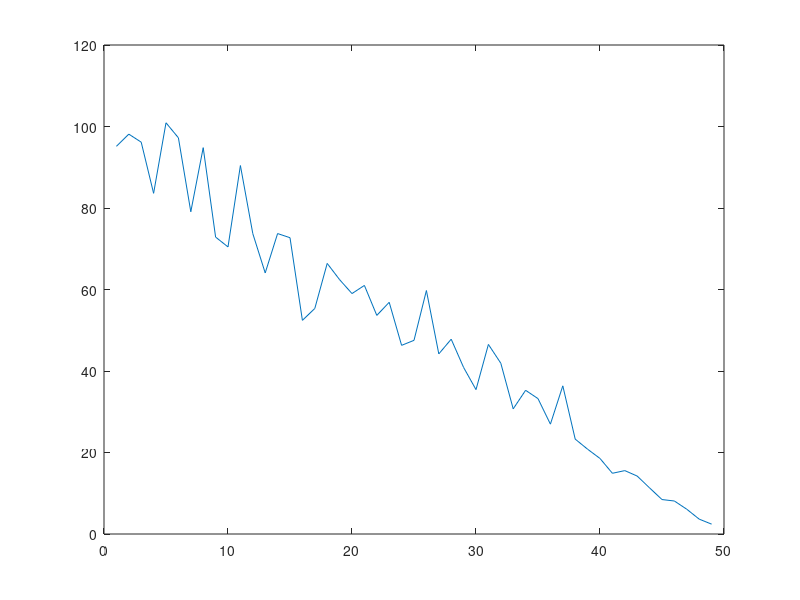
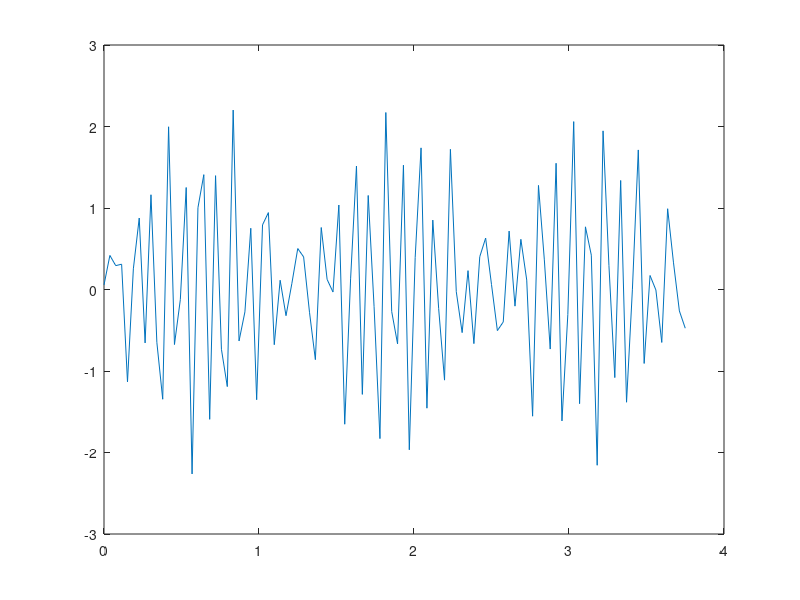
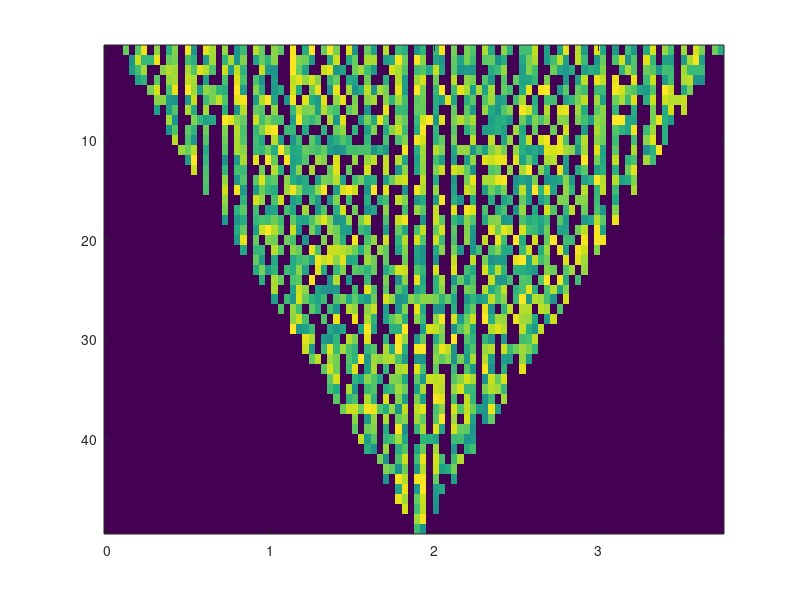
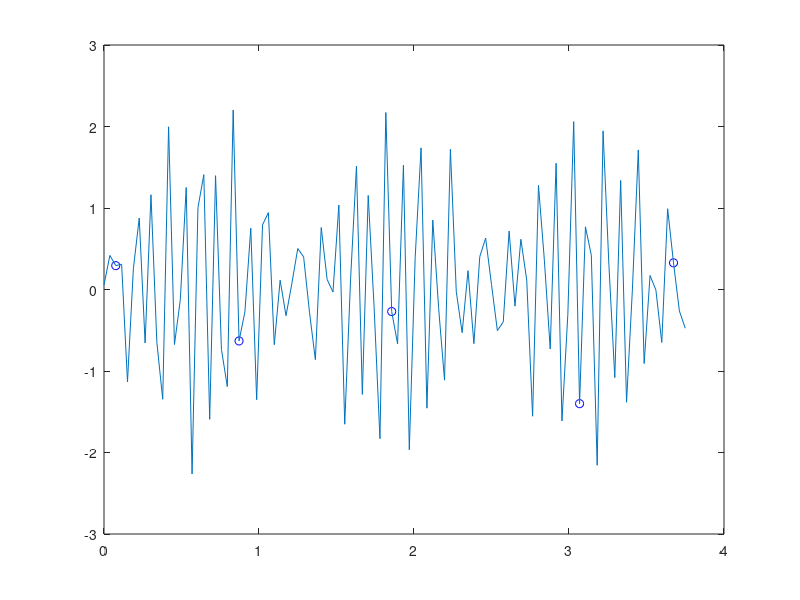

Here is the MATLAB script that generated these plots, in order:
clear all
N = 3000;
t = linspace(0,N);fs = 800;
t = t./fs;
f1 = 10; f2 = 70;f3 = 5;
Volt = sin(2*pi*f1.*t)+sin(2*pi*f2.*t) + 0.5*sin(2*pi*f3.*t)+0.1.*rand(1,length(t));
           Y = detrend((Volt)); N = length(Volt);
           L = ceil(N/2)-1;
           %L = 250;
           m = zeros(L,N);
           for k = 1:L
               %w = 2*k;
               for i = (k+2):(N-k+1)
                   if and((Volt(i-1) > Volt(i-k-1)),Volt(i-1) > Volt(i+k-1))
                        m(k,i) = 0;
                   else
                       r = rand();
                       m(k,i) = r+1;
                   end
               end
           end
           gamma = sum(m,2);
           [~,lambda]= min(detrend(gamma));
           figure(1); hold off; plot(1:L,gamma);
           figure(2);hold off;plot(t,Volt);
           figure(4);imagesc(t,1:L,m)
           %lambda = 500;
           M = m(1:lambda,:);
           j = 1;
           for i = 1:N
               %{
               X = (1/lambda)*sum(m(:,i));
               Y = (m(:,i)-X).^2; Y = Y.^(0.5);
               Y = sum(Y);
               sigma(i) = (1/(lambda-1))*Y;
               %}
               %sigma = std(M(:,i));
               sigma(i) = (lambda-1)^(-1)*sum(((M(:,i)-(1/lambda)*sum(M(:,i))).^2).^(0.5));
               if sigma(i) ==0
                   p(j) = i;
                   j = j+1;
               end
           end
           p(1:2) = [];
           figure(5);hold off;plot(t(p),Volt(p),'bo'); hold on; plot(t,Volt);
           P = p;
           